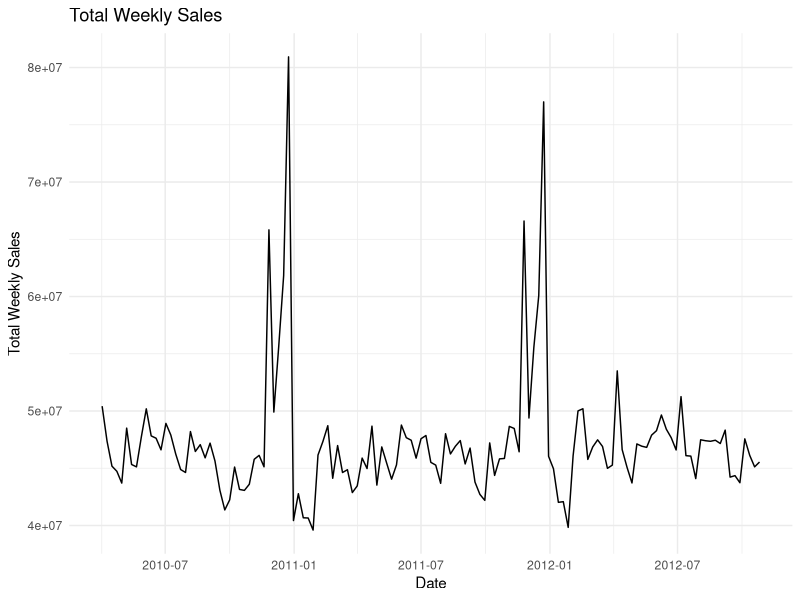

Source code (R): (Note: a time limit stopped this script after it produced the figure.)
## ---- chunk 1
library(tidyverse)
library(readr)
library(dplyr)
library(forecast)

theme_set(theme_minimal())
## ---- chunk 2
df <- read_csv("walmart_features.csv")

head(df)
sapply(df, class)
## ---- chunk 3
df <- df %>%
  mutate(
    store = as.factor(store),
    holiday_flag = factor(holiday_flag, levels = unique(holiday_flag))
  ) %>%
  arrange(date, store) %>%
  select(-is_holiday_num)

head(df)
dim(df)
length(unique(df$store))
length(unique(df$date))

## ---- chunk 4
total_ts <- df %>%
  group_by(date) %>%
  summarise(total_sales = sum(weekly_sales), .groups = "drop")

ggplot(total_ts, aes(x = date, y = total_sales)) +
  geom_line() +
  labs(
    title = "Total Weekly Sales",
    x = "Date",
    y = "Total Weekly Sales"
  )

## ---- chunk 5
scaler_fit <- function(df, cols_to_standardize) {
  stats <- df %>%
    group_by(store) %>%
    summarise(
      across(
        all_of(cols_to_standardize),
        list(
          mean = ~mean(.x, na.rm = TRUE),
          sd   = ~sd(.x,   na.rm = TRUE)
        )
      ),
      .groups = "drop"
    )
  list(
    stats = stats,
    cols  = cols_to_standardize
  )
}

scaler_transform <- function(df, scaler, cols = scaler$cols) {
  stats <- scaler$stats
  df2 <- df %>% left_join(stats, by = "store")
  for (col in cols) {
    mean_col <- paste0(col, "_mean")
    sd_col   <- paste0(col, "_sd")
    df2[[col]] <- (df2[[col]] - df2[[mean_col]]) / df2[[sd_col]]
  }
  df2 %>% select(-ends_with("_mean"), -ends_with("_sd"))
}

scaler_inverse_column <- function(df, scaler, col) {
  stats <- scaler$stats
  stats_small <- stats %>%
    select(
      store,
      paste0(col, "_mean"),
      paste0(col, "_sd")
    )
  df2 <- df %>% left_join(stats_small, by = "store")
  mean_col <- paste0(col, "_mean")
  sd_col   <- paste0(col, "_sd")
  df2[[col]] <- df2[[col]] * df2[[sd_col]] + df2[[mean_col]]
  df2 %>% select(-ends_with("_mean"), -ends_with("_sd"))
}

sales_cols_to_standardize <- c(
  "weekly_sales",
  "lag1", "lag2", "lag4", "lag8",
  "ma4", "ma8",
  "store_mean_to_prev", "store_sd_to_prev",
  "inter_holiday_lag1"
)

calculate_WAPE <- function(y, yhat) {
  sum(abs(y - yhat), na.rm = TRUE) /
    sum(abs(y),       na.rm = TRUE)
}
## ---- chunk 6

all_dates <- sort(unique(df$date))
n_dates   <- length(all_dates)
n_test    <- ceiling(0.2 * n_dates)

test_start_date <- all_dates[n_dates - n_test + 1]

df_train <- df %>% filter(date <  test_start_date)
df_test  <- df %>% filter(date >= test_start_date)

length(unique(df$date))     
length(unique(df_train$date))  
length(unique(df_test$date))  

scaler_global <- scaler_fit(df_train, sales_cols_to_standardize)

df_train_scaled <- scaler_transform(df_train, scaler_global)
df_test_scaled  <- scaler_transform(df_test,  scaler_global)

## ---- chunk 7
train_test_cv_arima <- function(df, sales_cols, nfolds = 5) {
  dates <- sort(unique(df$date))
  nweeks <- length(dates)
  test_len <- ceiling(nweeks / (2 * nfolds))
  idx <- nweeks - c(nfolds:1) * test_len
  
  folds <- vector("list", nfolds)
  
  for (fold in seq_len(nfolds)) {
    train_idx <- idx[fold]
    test_idx  <- min(idx[fold] + test_len, nweeks)
    
    train_raw <- df %>% filter(date <= dates[train_idx])
    test_raw  <- df %>% filter(date > dates[train_idx],
                               date <= dates[test_idx])
    
    scaler_fold <- scaler_fit(train_raw, sales_cols)
    train_scaled_fold <- scaler_transform(train_raw, scaler_fold)
    test_scaled_fold  <- scaler_transform(test_raw,  scaler_fold)
    
    folds[[fold]] <- list(
      train_raw      = train_raw,
      test_raw       = test_raw,
      train_scaled   = train_scaled_fold,
      test_scaled    = test_scaled_fold,
      scaler         = scaler_fold
    )
  }
  
  folds
}

cv_folds <- train_test_cv_arima(df_train, sales_cols_to_standardize, nfolds = 5)

length(cv_folds)
## ---- chunk 8
fold_ranges <- purrr::map_dfr(seq_along(cv_folds), function(k) {
  tr <- cv_folds[[k]]$train_raw
  te <- cv_folds[[k]]$test_raw
  tibble(
    fold = k,
    train_start = min(tr$date),
    train_end   = max(tr$date),
    test_start  = min(te$date),
    test_end    = max(te$date)
  )
})

fold_ranges
## ---- chunk 9
stores <- sort(unique(df$store))
nfolds <- length(cv_folds)

WAPEs_cv_arima <- numeric(nfolds)

for (k in seq_len(nfolds)) {
  fold <- cv_folds[[k]]
  train_fold_scaled <- fold$train_scaled
  test_fold_scaled  <- fold$test_scaled
  test_fold_raw     <- fold$test_raw
  scaler_fold       <- fold$scaler
  
  stores_fold <- sort(unique(train_fold_scaled$store))
  pred_list_fold <- vector("list", length(stores_fold))
  names(pred_list_fold) <- as.character(stores_fold)
  
  for (s in stores_fold) {
    train_s <- train_fold_scaled %>%
      filter(store == s) %>%
      arrange(date)
    test_s <- test_fold_scaled %>%
      filter(store == s) %>%
      arrange(date)
    
    if (nrow(test_s) == 0) next
    
    y_train <- train_s$weekly_sales
    y_ts <- ts(y_train, frequency = 52)
    
    fit_s <- auto.arima(
      y_ts,
      seasonal      = TRUE,
      stepwise      = FALSE,
      approximation = FALSE
    )
    
    h <- nrow(test_s)
    fc_s <- forecast(fit_s, h = h)
    
    pred_list_fold[[as.character(s)]] <- tibble(
      store        = s,
      date         = test_s$date,
      weekly_sales = as.numeric(fc_s$mean)
    )
  }
  
  pred_scaled_fold <- bind_rows(pred_list_fold)
  
  if (nrow(pred_scaled_fold) == 0) {
    WAPEs_cv_arima[k] <- NA
  } else {
    pred_unscaled_fold <- scaler_inverse_column(
      df     = pred_scaled_fold,
      scaler = scaler_fold,
      col    = "weekly_sales"
    ) %>%
      rename(yhat = weekly_sales)
    
    test_actual_fold <- test_fold_raw %>%
      select(store, date, weekly_sales)
    
    results_fold <- test_actual_fold %>%
      left_join(pred_unscaled_fold, by = c("store", "date"))
    
    WAPEs_cv_arima[k] <- calculate_WAPE(results_fold$weekly_sales,
                                        results_fold$yhat)
  }
}

WAPEs_cv_arima
## ---- chunk 10

stores <- sort(unique(df_train_scaled$store))

pred_list_test_arima <- vector("list", length(stores))
names(pred_list_test_arima) <- as.character(stores)

for (i in seq_along(stores)) {
  s <- stores[i]
  # message("Fitting ARIMA for store ", s, " (", i, "/", length(stores), ")")

  train_s <- df_train_scaled %>%
    filter(store == s) %>%
    arrange(date)
  test_s  <- df_test_scaled %>%
    filter(store == s) %>%
    arrange(date)

  if (nrow(test_s) == 0) next

  y_train <- train_s$weekly_sales
  y_ts    <- ts(y_train, frequency = 52)

  fit_s <- auto.arima(
    y_ts,
    seasonal = TRUE
  )

  h    <- nrow(test_s)
  fc_s <- forecast(fit_s, h = h)

  pred_list_test_arima[[as.character(s)]] <- tibble(
    store        = s,
    date         = test_s$date,
    weekly_sales = as.numeric(fc_s$mean)
  )
}

non_empty <- !sapply(pred_list_test_arima, is.null)
pred_list_test_arima <- pred_list_test_arima[non_empty]

if (length(pred_list_test_arima) == 0) {
  test_WAPE_arima <- NA_real_
} else {
  pred_scaled_test_arima <- bind_rows(pred_list_test_arima)

  pred_unscaled_test_arima <- scaler_inverse_column(
    df     = pred_scaled_test_arima,
    scaler = scaler_global,
    col    = "weekly_sales"
  ) %>%
    rename(yhat = weekly_sales)

  test_actual <- df_test %>%
    select(store, date, weekly_sales)

  results_test_arima <- test_actual %>%
    left_join(pred_unscaled_test_arima, by = c("store", "date"))

  test_WAPE_arima <- calculate_WAPE(
    results_test_arima$weekly_sales,
    results_test_arima$yhat
  )
}

test_WAPE_arima


## ---- chunk 11
cv_WAPE_arima_mean <- mean(WAPEs_cv_arima, na.rm = TRUE)
cat("ARIMA CV WAPE (mean over folds):", cv_WAPE_arima_mean, "\n")
## ---- chunk 12
WAPEs_cv_arimax <- numeric(nfolds)

for (k in seq_len(nfolds)) {
  fold <- cv_folds[[k]]
  train_fold_scaled <- fold$train_scaled
  test_fold_scaled  <- fold$test_scaled
  test_fold_raw     <- fold$test_raw
  scaler_fold       <- fold$scaler
  
  stores_fold <- sort(unique(train_fold_scaled$store))
  pred_list_fold <- vector("list", length(stores_fold))
  names(pred_list_fold) <- as.character(stores_fold)
  
  for (s in stores_fold) {
    train_s <- train_fold_scaled %>%
      filter(store == s) %>%
      arrange(date)
    test_s <- test_fold_scaled %>%
      filter(store == s) %>%
      arrange(date)
    
    if (nrow(test_s) == 0) next
    
    y_train <- train_s$weekly_sales
    y_ts <- ts(y_train, frequency = 52)
    
    comb   <- bind_rows(train_s, test_s)
    mm_all <- model.matrix(
      ~ . - store - date - weekly_sales,
      data = comb
    )
    n_tr <- nrow(train_s)
    xreg_train <- mm_all[seq_len(n_tr), , drop = FALSE]
    xreg_test  <- mm_all[(n_tr + 1):nrow(mm_all), , drop = FALSE]
    
    if (ncol(xreg_train) > 0) {
      keep <- apply(xreg_train, 2, function(z) sd(z, na.rm = TRUE) > 0)
      if (any(keep)) {
        xreg_train <- xreg_train[, keep, drop = FALSE]
        xreg_test  <- xreg_test[,  keep, drop = FALSE]
      } else {
        xreg_train <- NULL
        xreg_test  <- NULL
      }
    } else {
      xreg_train <- NULL
      xreg_test  <- NULL
    }
    
    fit_s <- tryCatch(
      {
        if (!is.null(xreg_train)) {
          auto.arima(
            y_ts,
            xreg          = xreg_train,
            seasonal      = TRUE,
            stepwise      = TRUE,
            approximation = TRUE
          )
        } else {
          auto.arima(
            y_ts,
            seasonal      = TRUE,
            stepwise      = TRUE,
            approximation = TRUE
          )
        }
      },
      error = function(e) {
        auto.arima(
          y_ts,
          seasonal      = TRUE,
          stepwise      = TRUE,
          approximation = TRUE
        )
      }
    )
    
    use_xreg <- ("xreg" %in% names(fit_s$call)) && !is.null(xreg_test)
    
    fc_s <- tryCatch(
      {
        if (use_xreg) {
          forecast(fit_s, xreg = xreg_test)
        } else {
          forecast(fit_s, h = nrow(test_s))
        }
      },
      error = function(e) {
        forecast(fit_s, h = nrow(test_s))
      }
    )
    
    pred_list_fold[[as.character(s)]] <- tibble(
      store        = s,
      date         = test_s$date,
      weekly_sales = as.numeric(fc_s$mean)
    )
  }
  
  pred_scaled_fold <- bind_rows(pred_list_fold)
  
  if (nrow(pred_scaled_fold) == 0) {
    WAPEs_cv_arimax[k] <- NA
  } else {
    pred_unscaled_fold <- scaler_inverse_column(
      df     = pred_scaled_fold,
      scaler = scaler_fold,
      col    = "weekly_sales"
    ) %>%
      rename(yhat = weekly_sales)
    
    test_actual_fold <- test_fold_raw %>%
      select(store, date, weekly_sales)
    
    results_fold <- test_actual_fold %>%
      left_join(pred_unscaled_fold, by = c("store", "date"))
    
    WAPEs_cv_arimax[k] <- calculate_WAPE(results_fold$weekly_sales,
                                         results_fold$yhat)
  }
}

WAPEs_cv_arimax
## ---- chunk 13

stores <- sort(unique(df_train_scaled$store))

pred_list_test_arimax <- vector("list", length(stores))
names(pred_list_test_arimax) <- as.character(stores)

for (i in seq_along(stores)) {
  s <- stores[i]
  # message("Fitting ARIMAX for store ", s, " (", i, "/", length(stores), ")")

  train_s <- df_train_scaled %>%
    filter(store == s) %>%
    arrange(date)
  test_s  <- df_test_scaled %>%
    filter(store == s) %>%
    arrange(date)

  if (nrow(test_s) == 0) next

  y_train <- train_s$weekly_sales
  y_ts    <- ts(y_train, frequency = 52)

  comb   <- bind_rows(train_s, test_s)
  mm_all <- model.matrix(
    ~ . - store - date - weekly_sales,
    data = comb
  )

  n_tr       <- nrow(train_s)
  xreg_train <- mm_all[seq_len(n_tr), , drop = FALSE]
  xreg_test  <- mm_all[(n_tr + 1):nrow(mm_all), , drop = FALSE]

  if (ncol(xreg_train) > 0) {
    keep <- apply(xreg_train, 2, function(z) sd(z, na.rm = TRUE) > 0)
    if (any(keep)) {
      xreg_train <- xreg_train[, keep, drop = FALSE]
      xreg_test  <- xreg_test[,  keep, drop = FALSE]
    } else {
      xreg_train <- NULL
      xreg_test  <- NULL
    }
  } else {
    xreg_train <- NULL
    xreg_test  <- NULL
  }

  fit_s <- tryCatch(
    {
      if (!is.null(xreg_train)) {
        auto.arima(
          y_ts,
          xreg     = xreg_train,
          seasonal = TRUE
        )
      } else {
        auto.arima(
          y_ts,
          seasonal = TRUE
        )
      }
    },
    error = function(e) {
      auto.arima(
        y_ts,
        seasonal = TRUE
      )
    }
  )

  use_xreg <- (!is.null(xreg_test)) && ("xreg" %in% names(fit_s$call))

  fc_s <- tryCatch(
    {
      if (use_xreg) {
        forecast(fit_s, xreg = xreg_test)
      } else {
        forecast(fit_s, h = nrow(test_s))
      }
    },
    error = function(e) {
      forecast(fit_s, h = nrow(test_s))
    }
  )

  pred_list_test_arimax[[as.character(s)]] <- tibble(
    store        = s,
    date         = test_s$date,
    weekly_sales = as.numeric(fc_s$mean)
  )
}


non_empty <- !sapply(pred_list_test_arimax, is.null)
pred_list_test_arimax <- pred_list_test_arimax[non_empty]

if (length(pred_list_test_arimax) == 0) {
  test_WAPE_arimax <- NA_real_
} else {
  pred_scaled_test_arimax <- bind_rows(pred_list_test_arimax)

  pred_unscaled_test_arimax <- scaler_inverse_column(
    df     = pred_scaled_test_arimax,
    scaler = scaler_global,
    col    = "weekly_sales"
  ) %>%
    rename(yhat = weekly_sales)

  test_actual <- df_test %>%
    select(store, date, weekly_sales)

  results_test_arimax <- test_actual %>%
    left_join(pred_unscaled_test_arimax, by = c("store", "date"))

  test_WAPE_arimax <- calculate_WAPE(
    results_test_arimax$weekly_sales,
    results_test_arimax$yhat
  )
}

test_WAPE_arimax

## ---- chunk 14
cv_WAPE_arimax_mean <- mean(WAPEs_cv_arimax, na.rm = TRUE)
cat("ARIMAX CV WAPE (mean over folds):", cv_WAPE_arimax_mean, "\n")
## ---- chunk 15
tibble(
  model        = c("ARIMA", "ARIMAX"),
  cv_WAPE_mean = c(cv_WAPE_arima_mean,  cv_WAPE_arimax_mean),
  test_WAPE    = c(test_WAPE_arima,     test_WAPE_arimax)
)

## ---- chunk 16
stores <- sort(unique(df_train_scaled$store))

arimax_imp_list <- vector("list", length(stores))
names(arimax_imp_list) <- as.character(stores)

for (i in seq_along(stores)) {
  s <- stores[i]
  # message("Fitting ARIMAX (importance) for store ", s, " (", i, "/", length(stores), ")")

  train_s <- df_train_scaled %>%   
    filter(store == s) %>%
    arrange(date)

  if (nrow(train_s) < 40) next

  y_train <- train_s$weekly_sales
  y_ts    <- ts(y_train, frequency = 52)

  xreg_train <- model.matrix(
    ~ . - store - date - weekly_sales,
    data = train_s
  )

  if (ncol(xreg_train) == 0) next

  keep <- apply(xreg_train, 2, function(z) sd(z, na.rm = TRUE) > 0)
  if (!any(keep)) next
  xreg_train <- xreg_train[, keep, drop = FALSE]

  fit_s <- tryCatch(
    auto.arima(
      y_ts,
      xreg          = xreg_train,
      seasonal      = TRUE,
      stepwise      = TRUE,
      approximation = TRUE
    ),
    error = function(e) NULL
  )

  if (is.null(fit_s)) next

  coefs      <- coef(fit_s)
  beta_names <- intersect(names(coefs), colnames(xreg_train))
  if (length(beta_names) == 0) next

  arimax_imp_list[[as.character(s)]] <- tibble(
    store   = s,
    feature = beta_names,
    beta    = as.numeric(coefs[beta_names])
  )
}

non_empty <- !sapply(arimax_imp_list, is.null)
arimax_importance <- bind_rows(arimax_imp_list[non_empty])

dim(arimax_importance)
head(arimax_importance)


## ---- chunk 17
importance_summary <- arimax_importance %>%
  group_by(feature) %>%
  summarise(
    mean_abs_beta = mean(abs(beta), na.rm = TRUE),
    n_stores      = n(),
    .groups = "drop"
  ) %>%
  arrange(desc(mean_abs_beta))

head(importance_summary, 15)
## ---- chunk 18
top_k <- 15

ggplot(importance_summary %>% slice_max(mean_abs_beta, n = top_k),
       aes(x = reorder(feature, mean_abs_beta), y = mean_abs_beta)) +
  geom_col() +
  coord_flip() +
  labs(
    title = "ARIMAX coefficient-based feature importance (training period)",
    x = "Feature (model.matrix columns)",
    y = "Mean |beta| across stores"
  )
